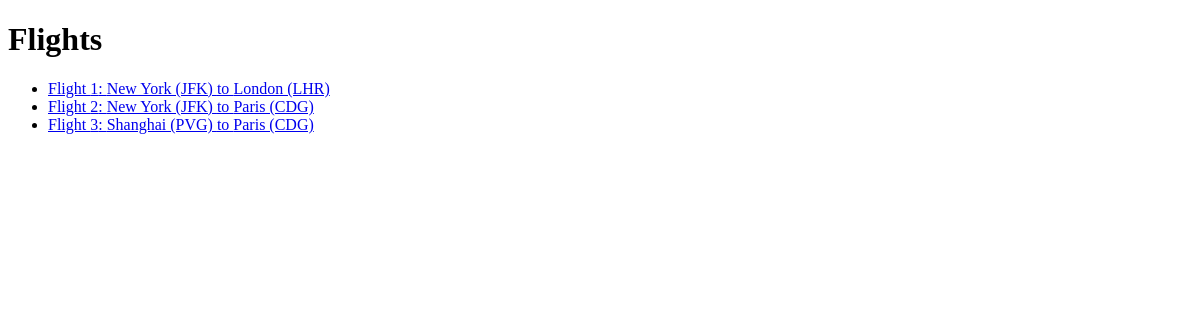
Before: /flights/ with the older database file.
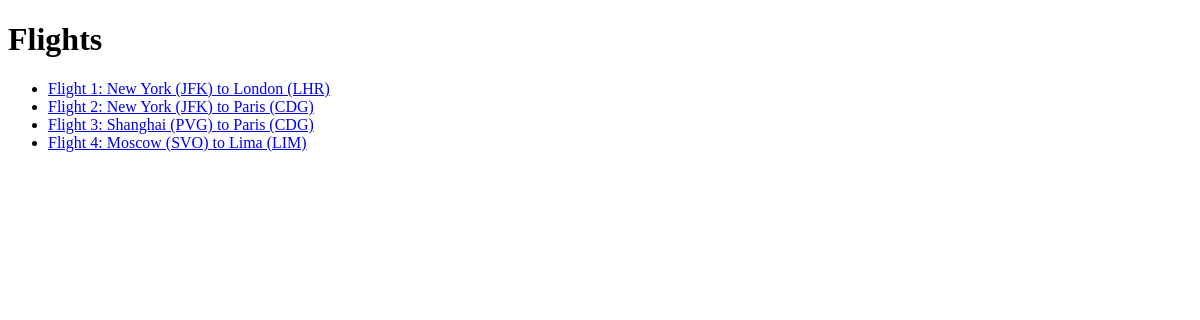
After: the same page with the newer database file.
### flights/models.py (models this page shows, shortened)
class Flight(models.Model):
    origin = models.ForeignKey(Airport, on_delete=models.CASCADE, related_name="departures")
    destination = models.ForeignKey(Airport, on_delete=models.CASCADE, related_name="arrivals")
    duration = models.IntegerField()

class Airport(models.Model):
    code = models.CharField(max_length=3)
    city = models.CharField(max_length=64)
    def __str__(self):
        return f"{self.city} ({self.code})"

### flights/views.py (the view)
# urls.py: path('', views.index, name='index'),
def index(request):
    return render(request, "flights/index.html", {
        "flights": Flight.objects.all(),
    })

### flights/templates/flights/index.html (shortened to what this page needs)
{% extends "flights/layout.html" %}
{% block body %}
    <h1>Flights</h1>
    <ul>
        {% for flight in flights %}
            <li>
                <a href="{% url 'flight' flight.id %}">
                    Flight {{flight.id}}: {{ flight.origin }} to {{ flight.destination }}
                </a>
            </li>
        {% endfor %}
    </ul>
{% endblock %}

Changed rows visible on the page:
added Flight: id "4", origin "Moscow (SVO)", destination "Lima (LIM)"
